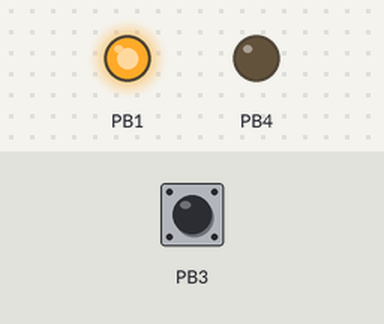
Recording of a program running on a simulated ATtiny85, built with avr-gcc and emulated at 1 MHz. On the bench: output pins drawn as LEDs (lit = HIGH). Dashed ring = blinking. Inputs (shaded band) come from the test bench; at power-on: PB3 HIGH.

Above: at 1.2 s.
1.3 s: PB3 pulled LOW for 3.2 s
At 4.63 s:
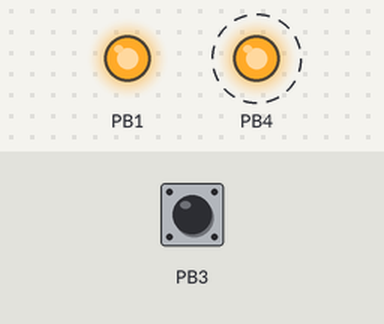
Timing chart, 0 to 8.4 s (numbered marks = the images above; inputs shaded):
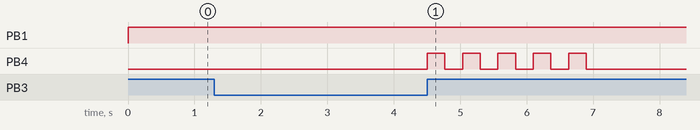

The program:

PortaLED.c
```c
/*
 * PortaLED.c
 *
 * Created: 2/19/2018 2:25:33 PM
 *  Author: Jeffrey
 */

#define F_CPU 1000000

#include <avr/io.h>
#include <avr/eeprom.h>
#include <util/delay.h>
#include "millis.h"
#include "util.h"

// blocking numerical blinkout
void blinkNumbers(uint8_t num) {
	while (num > 0) {
		PORTB ^= 1 << PB4;
		_delay_ms(250);
		PORTB ^= 1 << PB4;
		_delay_ms(250);
		num--;
	}
	_delay_ms(1000);
}

int main(void) {
	init();

	//recall last level
	uint8_t updated = 0;
	uint8_t level = eeprom_read_byte((uint8_t*)0);
	int templevel = level + 1;
	long voltage = 0;

    while(1) {
		voltage = readVoltage();

		if (lastDuration() != 0) {
			if (!updated) {
				//momentary press to change levels
				if (lastDuration() < 1000) {
					level = templevel - 1;
					templevel = templevel * 2;

					if (templevel >= 256) {
						templevel = 1;
					}

					eeprom_write_byte((uint8_t*)0, level);

					//limit output when on USB bus
					if (voltage > 4500) {
						if (level >= 127) {
							level = 0;
						}
					}
				}
				//2 second hold for voltage
				if (lastDuration() > 2000) {
					blinkNumbers(voltage / 1000);
					blinkNumbers((voltage / 100) % 10);
				}
			}
			updated = 1;
		} else {
			updated = 0;
		}

		// disable if low battery
		if (voltage < 3600) {
			level = 0;
		}

		OCR1A = level;
    }
}
```

CFile1.c
```c
/*
 * CFile1.c
 *
 * Created: 2/23/2018 11:15:34 PM
 *  Author: Jeffrey
 */
```

millis.c
```c
/************************************************************************/
/* Millisecond timer                                                    */
/************************************************************************/

#include "millis.h"

static volatile unsigned long ms = 0;

void init_millis() {
	//system timer
	TCCR0A |= 1 << WGM01; //CTC
	TIMSK |= 1 << OCIE0A; //setup channel A interrupt
	sei(); //interrupts on
	OCR0A = 124; //1 ms
	TCCR0B |= 1 << CS01; //8x prescaler
}

unsigned long millis() {
	return ms;
}

ISR(TIMER0_COMPA_vect) {
	ms++;
}
```

millis.h
```c
#ifndef _MILLIS
#define _MILLIS

#include <avr/io.h>
#include <avr/interrupt.h>

void init_millis();
unsigned long millis();

#endif
```

util.c
```c
#include "util.h"
#include "millis.h"

/************************************************************************/
/* Initialize all IO and timers
   PB1 - PWM 0C0B
   PB3 - Switch
   PB4 - Status LED                                                     */
/************************************************************************/
static unsigned long pressTime = 0;
static unsigned long releaseTime = 0;
static unsigned long lastTrigger = 0;
uint8_t h = 0;

void init() {
	DDRB = 1 << PB1 | 1 << PB4;
	PORTB = 0 << PB1 | 1 << PB3;

	// setup interrupt on push button
	MCUCR |= (1 << ISC00);
	GIMSK |= (1 << PCIE);
	PCMSK |= (1 << PCINT3);

	//setup millis
	init_millis();

	//setup PWM
	TCCR1 |= (1 << PWM1A) | (1 << CS10) | (1 << CS12) | (1 << COM1A1);
	OCR1C = 255;
	OCR1A = 0;

	init_adc();
	sei();
}

ISR(PCINT0_vect) {
	//prevent high speed triggering (debounce)
	if (millis() - lastTrigger > 15) {
		if (!(PINB & 1 << PB3)) {
			h = 1;
			pressTime = millis();
		} else {
			h = 0;
			releaseTime = millis();
		}
		lastTrigger = millis();
	}
}

uint8_t held() {
	return h;
}

unsigned long lastDuration() {
	if (pressTime < releaseTime) {
		return releaseTime - pressTime;
	}
	return 0;
}

// init ADC for VCC measurement
void init_adc() {
	//setup to measure internal 1.1V REF relative to battery voltage
	ADMUX |= (1 << MUX3) | (1 << MUX2);
	ADCSRA |= (1 << ADEN);
}

// returns VCC in millivolts
long readVoltage() {
	ADCSRA |= (1 << ADSC);
	while (ADCSRA & (1 << ADSC));

	uint16_t result = ADCL;
	result = (ADCH << 8) | result;
	return 1125300UL / result;
}
```

util.h
```c
#ifndef _UTIL
#define _UTIL

#include <avr/io.h>

long readVoltage();
void init_adc();
void init();
uint8_t held();
unsigned long lastDuration();

#endif
```

Measured:
- after the input at 1.3 s, PB4: alternates HIGH for 0.27 s and LOW for 0.27 s, 10 changes in all, then stays LOW, starting after 3.2 s
